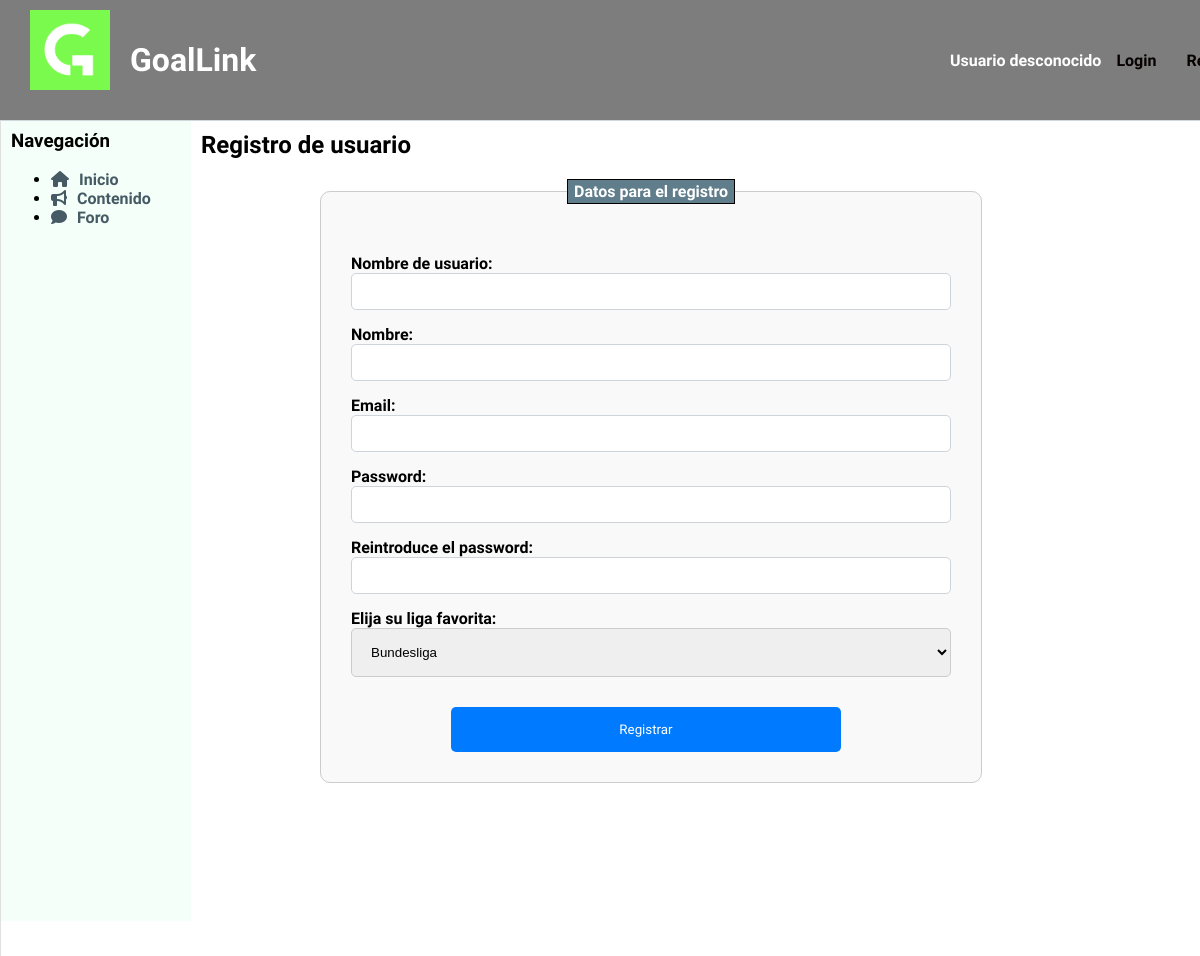
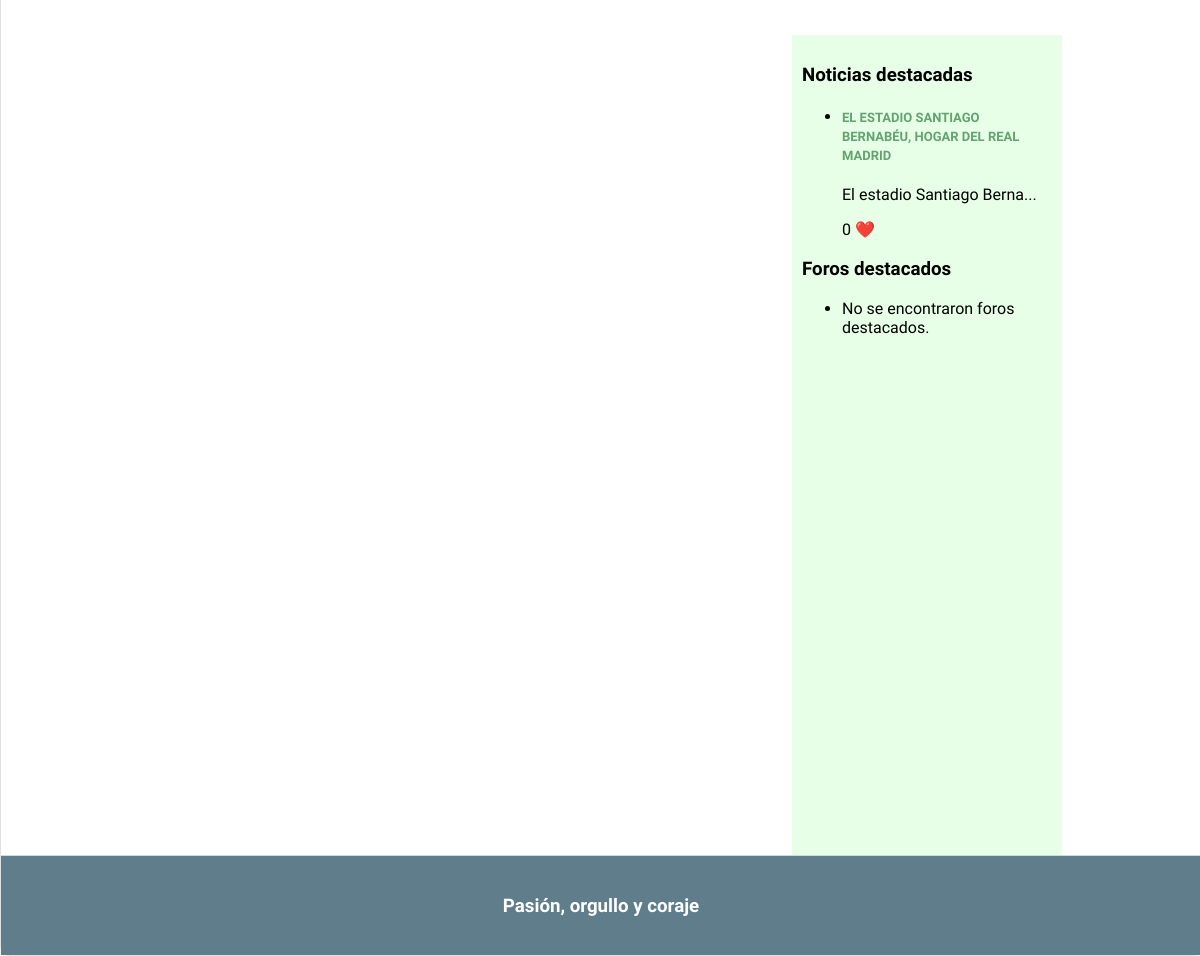
Page /registro.php on the committed database (2 pictures, top to bottom).
### tables this page shows
CREATE TABLE `noticia` (
  `id` int(11) NOT NULL,
  `titulo` varchar(100) NOT NULL,
  `id_autor` int(11) DEFAULT NULL,
  `contenido` text DEFAULT NULL,
  `fecha` date NOT NULL,
  `likes` int(11) DEFAULT 0,
  `destacado` tinyint(1) NOT NULL DEFAULT 0,
  `imagen1` varchar(255) DEFAULT NULL,
  `liga` varchar(20) DEFAULT NULL
);

### includes/src/ligas/ligasModel.php (called while the page is built, shortened)
<?php
class Liga
{
    private $nombre;
    public function __construct($nombre, $logo = NULL)
    {
        $this->nombre = $nombre;
        $this->logo = file_get_contents($logo);
    }
    public static function listaLigas()
    {
        $app = Aplicacion::getInstance();
        $conn = $app->getConexionBd();
        $result = $conn->query("SELECT * FROM ligas");
        if ($result && $result->num_rows > 0) {
            $lista = array();
            while ($array = $result->fetch_assoc()) {
                $liga = new Liga($array["nombre"], $array["logo"]);
                $lista[] = $liga;
            }
            return $lista;
        }
        return NULL;
    }
    public function getNombre()
    {
        return $this->nombre;
    }
}
?>

### includes/src/Aplicacion.php (called while the page is built, shortened)
<?php
class Aplicacion
{
    private $dirInstalacion;
    private $inicializada;
    private function __construct()
    {
        $this->inicializada = false;
    }
    public function init($bdDatosConexion, $rutaApp = '/', $dirInstalacion = __DIR__)
    {
        if (!$this->inicializada) {
            $this->dirInstalacion = $dirInstalacion;
            $this->inicializada = true;
        }
    }
    public function doInclude($path = '')
    {
        $params = array();
        $this->doIncludeInterna($path, $params);
    }
    private function doIncludeInterna($path, &$params)
    {
        include($this->dirInstalacion . $path);
    }
    public function generaVista(string $rutaVista, &$params)
    {
        $params['app'] = $this;
        $rutaVista = "/Vistas{$rutaVista}";
        $this->doIncludeInterna($rutaVista, $params);
    }
}

### includes/src/noticias/noticiaModel.php (called while the page is built, shortened)
<?php
class Noticia
{
    private $id;
    private $titulo;
    private $contenido;
    private $likes;
    public function __construct($id, $id_autor, $titulo, $contenido, $fecha, $likes, $destacado, $liga,  $imagen1=NULL)
    {
        $this->id = $id;
        $this->titulo = $titulo;
        $this->contenido = $contenido;
        $this->likes = $likes;
        if ($imagen1 !== NULL) {
            $this->imagen1 = file_get_contents($imagen1);
        }
    }
    public static function listaDestacados($n) {
        $app = Aplicacion::getInstance();
        $conn = $app->getConexionBd();
        $result = $conn->query("SELECT * FROM noticia WHERE destacado>=$n");
        if($result && $result->num_rows>0){
            while($array=$result->fetch_assoc()){
                $noticia= new Noticia($array["id"], $array["id_autor"], $array["titulo"], $array["contenido"], $array["fecha"], $array["likes"], $array["destacado"], $array["liga"],$array["imagen1"] );
                $lista[]=$noticia;
            }
            usort($lista, array('es\ucm\fdi\aw\noticias\Noticia', 'compararFechas'));
            return $lista;
        }
        return NULL;
    }
    public function getId()
    {
        return $this->id;
    }
    public function getTitulo()
    {
        return $this->titulo;
    }
    public function getContenido()
    {
        return $this->contenido;
    }
    public function getLikes()
    {
        return $this->likes;
    }
}

### includes/model/foroModel.php (called while the page is built, shortened)
<?php
class Foro
{
    public static function listaDestacados($n) {
        $conn = new mysqli('localhost', 'root', '', 'goallink_1');
        $result = $conn->query("SELECT * FROM foro WHERE destacado>=$n");
        return NULL;
    }
}

### includes/src/usuarios/FormularioUsuarioNuevo.php (the view, shortened to what this page needs)
<?php
require("includes/src/ligas/ligasModel.php");
class FormularioUsuarioNuevo extends Formulario
{
    function obtenerOpcionesLigas() {
        $opciones = '';
        $ligas = Liga::listaLigas();
        if ($ligas) {
            foreach ($ligas as $liga) {
                $opciones .= "<option value='" . $liga->getNombre() . "'>" . $liga->getNombre() . "</option>";
            }
        }
        return $opciones;
    }
    protected function generaCamposFormulario(&$datos)
    {
        $nombreUsuario = $datos['nombreUsuario'] ?? '';
        $nombre = $datos['nombre'] ?? '';
        $htmlErroresGlobales = self::generaListaErroresGlobales($this->errores);
        $erroresCampos = self::generaErroresCampos(['nombreUsuario', 'nombre', 'email', 'password', 'password2', 'liga'], $this->errores, 'span', array('class' => 'error'));
        $ligas=self::obtenerOpcionesLigas();
        $html = <<<EOF
        $htmlErroresGlobales
        <fieldset class="formulario">
            <legend>Datos para el registro</legend>
            <div>
                <label for="nombreUsuario">Nombre de usuario:</label>
                <input id="nombreUsuario" type="text" name="nombreUsuario" value="$nombreUsuario" />
                {$erroresCampos['nombreUsuario']}
            </div>
            <div>
                <label for="nombre">Nombre:</label>
                <input id="nombre" type="text" name="nombre" value="$nombre" />
                {$erroresCampos['nombre']}
            </div>
            <div>
            <label for="email">Email:</label>
            <input id="email" type="text" name="email"/>
            {$erroresCampos['email']}
            </div>
            <div>
                <label for="password">Password:</label>
                <input id="password" type="password" name="password" />
                {$erroresCampos['password']}
            </div>
            <div>
                <label for="password2">Reintroduce el password:</label>
                <input id="password2" type="password" name="password2" />
                {$erroresCampos['password2']}
            </div>
            <div>
                <label>Elija su liga favorita:</label>
                <select name="liga">
                {$ligas}
                {$erroresCampos['liga']}
                </select>
            </div>
            <div>
                <button type="submit" name="registro">Registrar</button>
            </div>
        </fieldset>
        EOF;
        return $html;
    }
}

### includes/comun/sidebarDer.php (shortened to what this page needs)
<aside id="sidebarDer">
    <h3>Noticias destacadas</h3>
    <ul>
        <?php
            require_once "includes/src/noticias/noticiaModel.php";
            $noticiasDestacadas = Noticia::listaDestacados(1);
            if ($noticiasDestacadas != NULL) {
                foreach ($noticiasDestacadas as $noticia) {
                    echo "<li>";
                    echo "<h4 class='titulo-noticia-BarraLateral'><a href='noticiaDinamica.php?id=" . $noticia->getId() . "'>" . $noticia->getTitulo() . "</a></h4>";
                    echo "<p>" . substr($noticia->getContenido(), 0, 25) . "..."."</p>";
                    echo "<p>" . $noticia->getLikes() . " <span style='color: red;'>&#10084;&#65039;</span></p>";
                    echo "</li>";
                }
            }
            else {
                echo "<li>No se encontraron noticias destacadas.</li>";
            }
        ?>
    </ul>
    <h3>Foros destacados</h3>
    <ul>
        <?php
            require "includes/model/foroModel.php";
            $forosDestacados = Foro::listaDestacados(1);
            if ($forosDestacados != NULL) {
                foreach ($forosDestacados as $foro) {
                    echo "<li>";
                    echo "<h4>" . $foro->getTitulo() . "</h4>";
                    echo "<p>" . $foro->getDescripcion() . "</p>";
                    echo "<p>" . $foro->getLikes() . " <span style='color: red;'>&#10084;&#65039;</span></p>";
                    echo "</li>";
                }
            } else {
                echo "<li>No se encontraron foros destacados.</li>";
            }
        ?>
    </ul>
</aside>

### CSS/estilo.css (style rules this page uses)
body { background-color: #f5f5f5; margin: 0; font-family: 'Signika Negative', sans-serif; }
aside { padding: 10px; float: right; width: 250px; height: 800px; background-color: #e6ffe6; margin-top: 70px; margin-right: 139px; }
fieldset { border: 1px solid black; width: 15em; margin: 0 auto; }
legend { color: #fff; background: #607d8b; border: 1px solid black; padding: 2px 6px; }
label { width: 3000x; float: left; text-align: left; margin-right: 0.5em; display: block; }
button { margin-left: 100px; background-color: #0288d1; color: white; border: none; padding: 10px 20px; border-radius: 5px; cursor: pointer; transition: background-color 0.3s ease; }
form button { margin-top: 10px; }
.titulo-noticia-BarraLateral a { text-decoration: none; font-family: 'Signika Negative', sans-serif; font-size: 13px; color: #62a370; font-weight: bold; text-transform: uppercase; }

### CSS/formularios.css (style rules this page uses)
.formulario { width: 80%; max-width: 600px; margin: auto; padding: 30px; border: 1px solid #ccc; border-radius: 10px; background-color: #f9f9f9; }
.formulario label { font-weight: bold; }
.formulario input, .formulario textarea { width: 100%; padding: 10px; margin-bottom: 15px; border: 1px solid #ced4da; border-radius: 5px; box-sizing: border-box; }
.formulario select { width: 100%; padding: 15px; margin-bottom: 20px; border: 1px solid #ccc; border-radius: 5px; box-sizing: border-box; }
.formulario button { width: 65%; background-color: #007bff; color: #fff; padding: 15px; border: none; border-radius: 5px; cursor: pointer; transition: background-color 0.3s; display: block; text-align: center; font-family: 'Signika Negative', sans-serif; }
.formulario legend { font-weight: bold; margin-bottom: 20px; }

### rows in the picture
noticia: titulo "EL ESTADIO SANTIAGO BERNABÉU, HOGAR DEL REAL MADRID", contenido "El estadio Santiago Berna", likes "0"

### other values in the picture
form field liga "Bundesliga"
